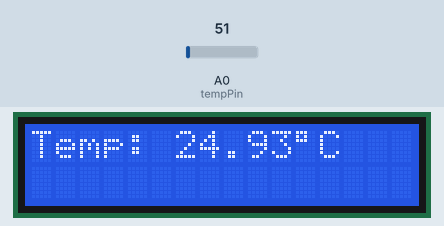
Bench run of a sketch on a simulated Arduino Uno, built with avr-gcc and run on an emulated ATmega328P. Shown: 16×2 character LCD. The test bench sets the inputs (shaded band); at power-on: A0 (tempPin) = 51.

Above: at 3.2 s.
3.3 s: A0 (tempPin) set to 24
At 4.9 s:
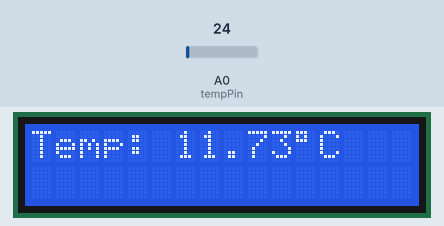
5.5 s: A0 (tempPin) set to 19
At 6.6 s:
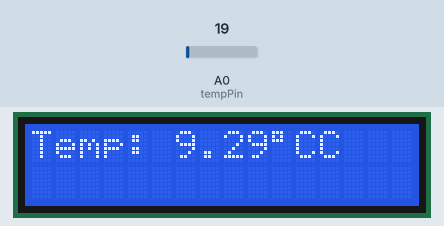
7.5 s: A0 (tempPin) set to 15
At 9.5 s:
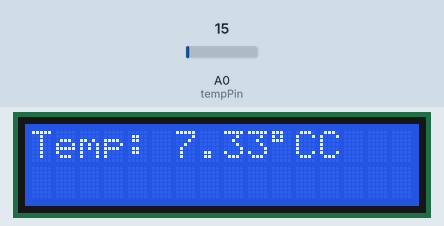
Timing chart, 0 to 11.0 s (numbered marks = the images above; inputs shaded):
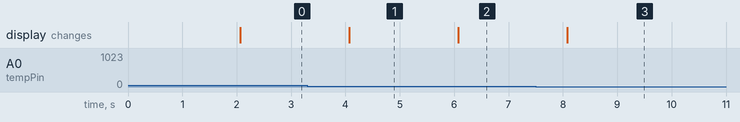

Measured:
- the behaviour switches between 21 and 20 on A0 (tempPin) (found by bisection; images 1 and 2)
- after the input at 3.3 s, the display: changes after 0.77 s (image 1)
- after the input at 5.5 s, the display: changes after 0.58 s (image 2)
- after the input at 7.5 s, the display: changes after 0.58 s (image 3)

The sketch:

temp_sensor1.ino
```cpp
#include <LiquidCrystal.h>

// Initialize LCD pins: RS, E, D4, D5, D6, D7
LiquidCrystal lcd(12, 11, 5, 4, 3, 2);

const int tempPin = A0; // LM35 connected to A0

void setup() {
  lcd.begin(16, 2); // Set LCD size to 16x2
  lcd.print("Temp Monitor");
  delay(2000);
  lcd.clear();
}

void loop() {
  int analogValue = analogRead(tempPin);
  float voltage = analogValue * (5.0 / 1023.0); // Convert to voltage
  float temperatureC = voltage * 100.0;         // LM35: 10mV per degree

  lcd.setCursor(0, 0);
  lcd.print("Temp: ");
  lcd.print(temperatureC);
  lcd.print((char)223); // Degree symbol
  lcd.print("C");

  delay(1000);
}
```
